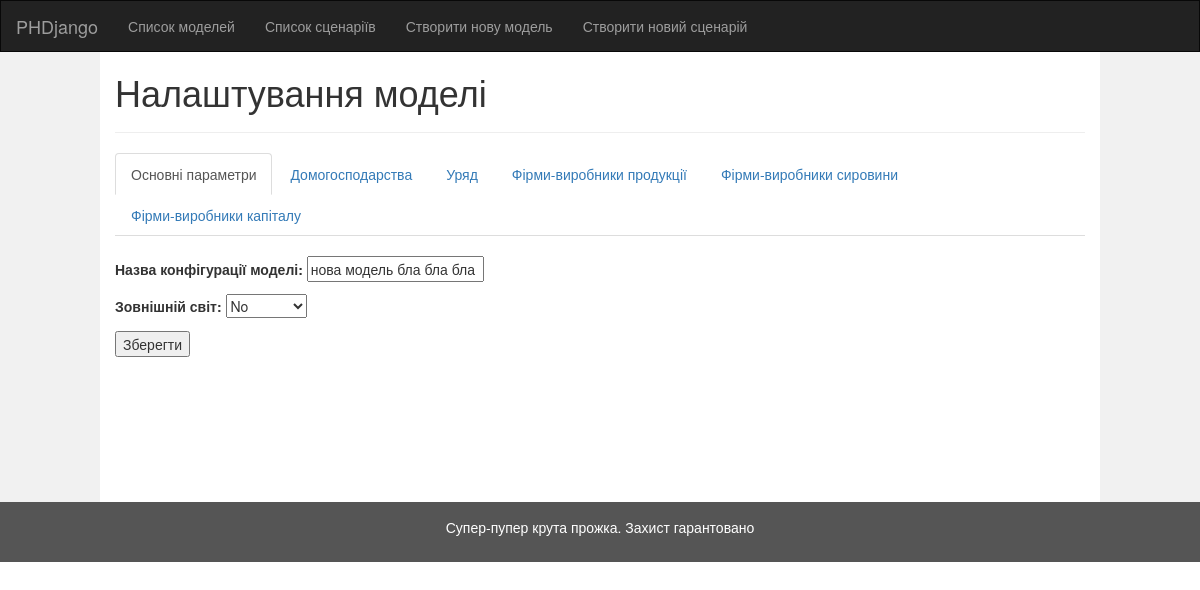
Before: /models/model/1/edit/ with the older database file.
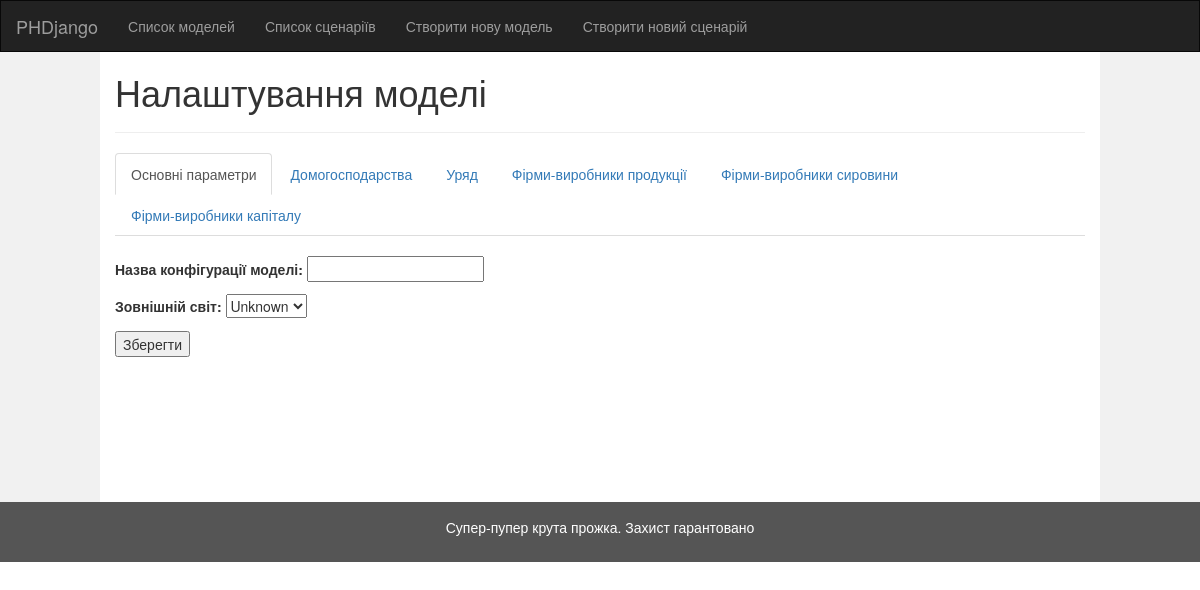
After: the same page with the newer database file.
### models/models.py (models this page shows, shortened)
class ModelConfig(models.Model):
    created_at = models.DateTimeField(auto_now_add=True, null = True)
    title = models.CharField("Назва конфігурації моделі", null=True, max_length=1024)
    production_firm_structure = models.ForeignKey(FirmStructure, related_name="ProductionFirm", null = True)
    raw_firm_structure = models.ForeignKey(FirmStructure, related_name="RawFirm", null=True)
    capital_firm_structure = models.ForeignKey(FirmStructure, related_name="CapitalFirm", null=True)
    household_structure = models.ForeignKey(HouseholdStructure, null=True)
    government_structure = models.ForeignKey(GovernmentStructure, null=True)
    outside_world = models.NullBooleanField("Зовнішній світ", default=None, null = True)
    def natural_key(self):
        return (self.title, self.created_at,) + self.production_firm_structure.natural_key() + \
               self.raw_firm_structure.natural_key() + self.capital_firm_structure.natural_key() + \
               self.household_structure.natural_key() + self.government_structure.natural_key()
    natural_key.dependencies = ['phdjango.FirmStructure', 'phdjango.HouseholdStructure', 'phdjango.GovernmentStructure']

### models/views.py (the view)
# urls.py: url(r'^model/(?P<model_config_id>[0-9]+)/edit/$', views.edit_model_config, name='model-config-edit-basic'),
def edit_model_config(request, model_config_id):
    class EntityForm(ModelForm):
        class Meta:
            model = ModelConfig
            fields = ['title', 'outside_world']
    model_config = get_object_or_404(ModelConfig, pk=model_config_id)
    key = 'basic'
    form = EntityForm(request.POST or None, instance=model_config)
    if form.is_valid():
        my_model = form.save()
        my_model.save()
        return HttpResponseRedirect(reverse('models:model-config-edit-' + key, args=(model_config.id,)))
    return render(request, 'models/model-config-edit-generic-child.html', {
        'form': form,
        'model_config_id': model_config_id,
        'key': key
    })

### models/views.py
    class EntityForm(ModelForm):
        class Meta:
            model = ModelConfig
            fields = ['title', 'outside_world']

### models/templates/models/model-config-edit-generic-child.html (shortened to what this page needs)
{% extends 'models/model-config-edit-base.html' %}
{% block form %}
<form action="{% url 'models:model-config-edit-'|add:key model_config_id %}" method="post"
      enctype="multipart/form-data">
    {{form.as_p}}
    <input type="submit" value="Зберегти"/>
</form>
{% endblock %}

Changed rows visible on the page:
no longer on this page (row edited): ModelConfig: title "нова модель бла бла бла", outside_world "No"
Other visible differences:
form field outside_world: (not shown) → "Unknown"
